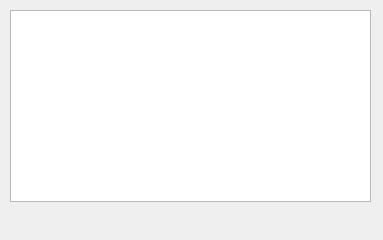
<?xml version="1.0" encoding="UTF-8"?>
<ui version="4.0">
 <class>GetReport</class>
 <widget class="QDialog" name="GetReport">
  <property name="windowModality">
   <enum>Qt::WindowModal</enum>
  </property>
  <property name="geometry">
   <rect>
    <x>0</x>
    <y>0</y>
    <width>383</width>
    <height>240</height>
   </rect>
  </property>
  <property name="windowTitle">
   <string>Report</string>
  </property>
  <widget class="QTableView" name="tableView">
   <property name="geometry">
    <rect>
     <x>10</x>
     <y>10</y>
     <width>361</width>
     <height>192</height>
    </rect>
   </property>
  </widget>
 </widget>
 <resources/>
 <connections/>
</ui>
